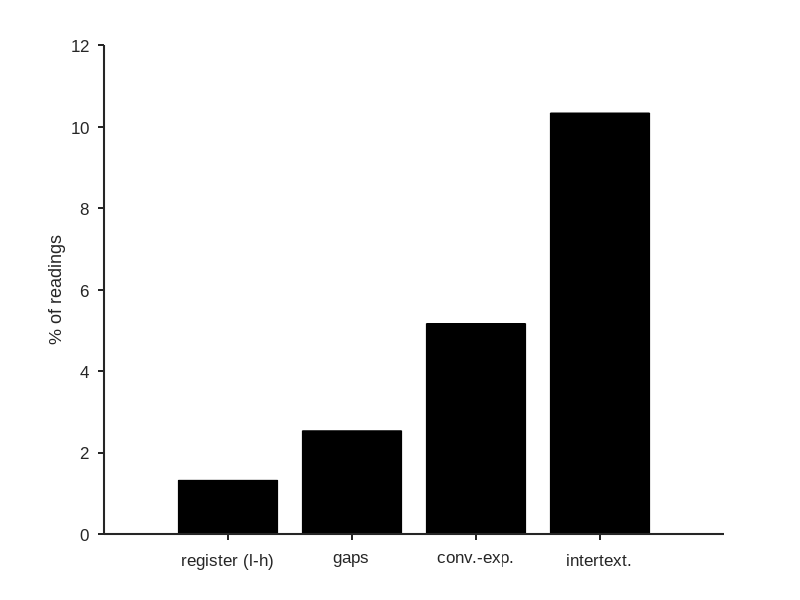
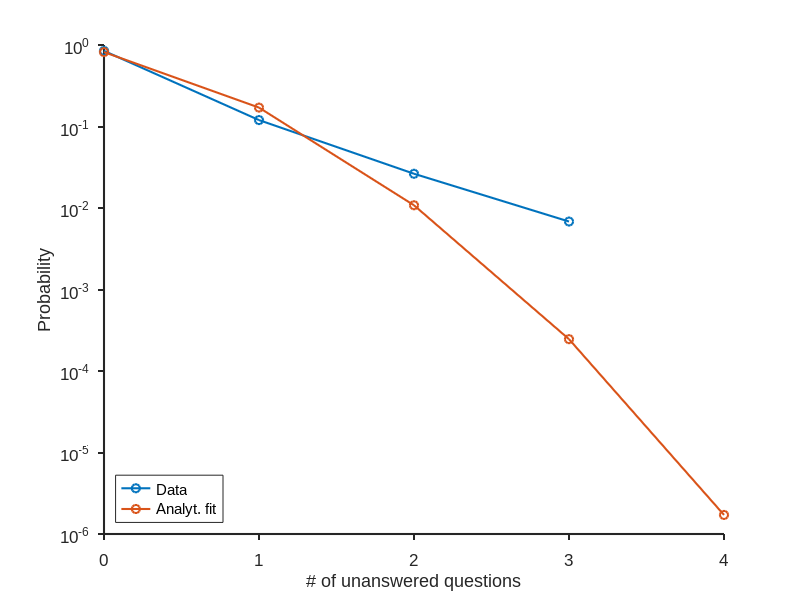
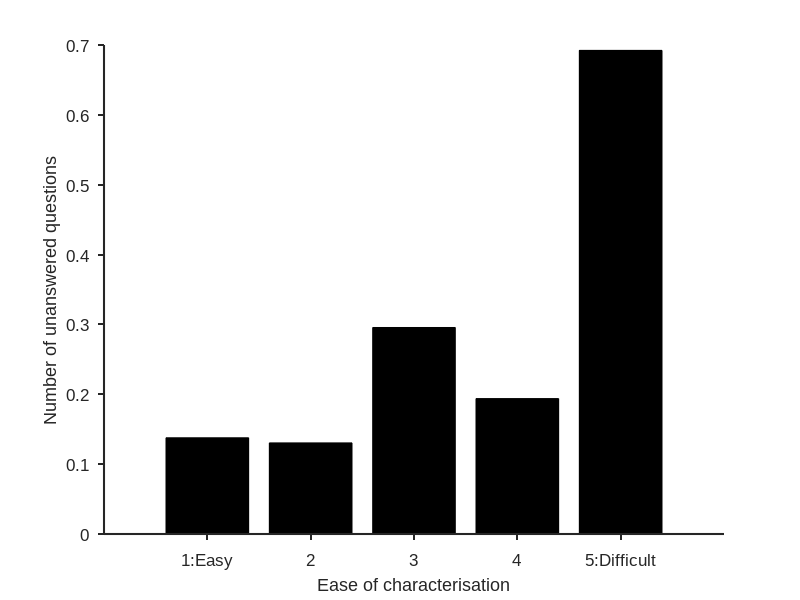

MATLAB code for these plots, in order:

clear
close all hidden

% for now, this uses nReaders >= 3; if necessary, 
% update parameters in .m file limitNReadings.m
load allData250203

%%

% 1. analyse these for all readings 

% 1: conventional-experimental
M = D.convVSexp;
% 3: gaps
M = [M D.gaps];
% 6: register (low-high)
% ensure only NaNs after henSpeak==true are considered!!!
p = find(isnan(D.register) & D.hebSpeak);
myReg = zeros(size(D.register));
myReg(p) = NaN;
nIsHebSpoken = sum(D.hebSpeak==1);
M = [M myReg];
% 7: intertextuality
M = [M D.interTxt];

columnStr = {'conv.-exp.','gaps','register (l-h)','intertext.'};

%% FIGURE 1A: questions unanswered / could not answer, sorted by # NaN


nNanAns = sum(isnan(M));
probNaN = nNanAns./[D.nItems D.nItems nIsHebSpoken D.nItems];

figure

set(gcf,'color','w','units','centimeters', ...
    'position',[1 1 12 10], ...
    'defaultaxesfontname','arial', ...
    'defaultaxesfontsize',12)

[v,o] = sort(nNanAns);
bar(probNaN(o)*100,'FaceColor','k','EdgeColor','k')

probNaN = nNanAns/D.nItems;

set(gca,'xtick',1:size(M,2),'XTickLabel',columnStr(o), ...
    'XTickLabelRotation',45)

box off
set(gca,'TickDir','out','LineWidth',1.5)

% title('Unanswered scaled items')
ylabel('% of readings')

%% FIGURE 1B: compute probability of having k unanswered questions using marginals and compare to read data

nScale = numel(probNaN);

allOrders = perms(1:nScale);

binSubSet = dec2bin(0:(2^nScale-1),nScale);

Q = arrayfun(@(k)sscanf(binSubSet(k,:),repmat('%1d',1,4))', ...
    1:size(binSubSet,1),'UniformOutput',false);
Q = cell2mat(Q');

for k = 0:nScale
        
    pRow = find(sum(Q')==k);
    
    probEachCase = arrayfun(@(m)prod([probNaN(Q(m,:)==1) ...
        1-probNaN(Q(m,:)==0)]), ...
        pRow);
    
    probNofNan(k+1) = sum(probEachCase);
    
end

figure

set(gcf,'color','w','units','centimeters', ...
    'position',[1 1 12 10], ...
    'defaultaxesfontname','arial', ...
    'defaultaxesfontsize',12)

nNanPerReader = sum(isnan(M'));

xN = 0:4;
nn = hist(nNanPerReader,xN);
pExp = nn/D.nItems;

plot(xN(1:5),pExp(1:5),'-o','linewidth',1.5)
hold on

plot(xN(1:5),probNofNan(1:5),'-o','linewidth',1.5)

box off
set(gca,'YScale','log')


xlabel('# of unanswered questions')
ylabel('Probability')

% title('Unanswered questions across readings')

box off
set(gca,'TickDir','out')
set(gca,'LineWidth',1.5)

h = legend({'Data','Analyt. fit'},'Location','southwest');



%% FIGURE 1C: number of unanswered items as a function of "ease to characterise"

xN = 0:3; % all scores of 4 were for readings with "ease of char."==NaN

p = arrayfun(@(k)find(D.easeChar==k),1:5,'UniformOutput',false);

unansMat = cellfun(@(x)sum(isnan(M(x,:)')),p,'UniformOutput',false);
nPerScore = arrayfun(@(x)numel(x{1}),p);
nnMat = cellfun(@(x)hist(x,xN),unansMat,'UniformOutput',false);

unansPerScore = cell2mat(nnMat');
pUnans = unansPerScore'./nPerScore

% mean unanswered per questionnaire

meanBlankPerQuest = sum(unansPerScore(:,2:end)'.*(1:3)')./nPerScore;

figure

set(gcf,'color','w','units','centimeters', ...
    'position',[1 1 12 10], ...
    'defaultaxesfontname','arial', ...
    'defaultaxesfontsize',12)

bar(1:5,meanBlankPerQuest,'FaceColor','k','EdgeColor','k')

set(gca,'xtick',1:5,'XTickLabel',{'1:Easy','2','3','4','5:Difficult'})

box off
set(gca,'TickDir','out')
set(gca,'LineWidth',1.5)

xlabel('Ease of characterisation')
ylabel('Number of unanswered questions')

% title({'Mean unanswered questions per reading', ...
%     'as function of ease of characterisation'})
